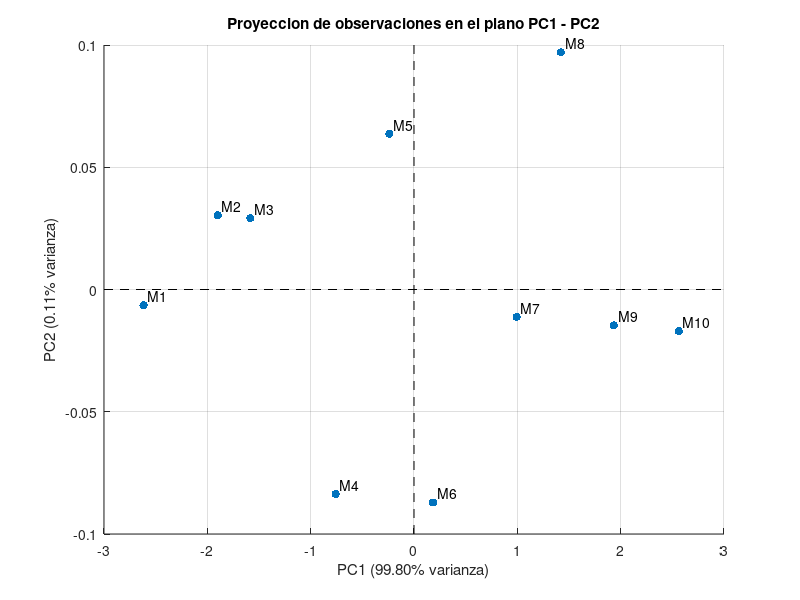

Recreate this plot in MATLAB.
% 1. Definir la matriz X (10x3)
X = [48, 5.1, 2.1;
     50, 5.3, 2.4;
     51, 5.4, 2.5;
     53, 5.7, 2.8;
     55, 5.8, 3.0;
     56, 6.0, 3.1;
     58, 6.2, 3.5;
     60, 6.3, 3.6;
     61, 6.5, 3.8;
     63, 6.7, 4.0];

N = size(X, 1); % Se obtiene la cantidad de muestras en la matriz de datos (debe haber 10)
% Media y desviación estándar, por defecto normaliza con N-1 para aplicar la corrección de Bessel
medias = mean(X); % Saca la media para cada variable de la matriz
desv_est = std(X); % Saca la desvición estandar de cada variable

% Se obtiene la matriz de estandarización Z
Z = (X - medias) ./ desv_est;
disp("Media para T, I y V:"), disp(medias);
disp("Desviación estandar para T, I y V:"), disp(desv_est);
disp("Matriz Z:"), disp(Z);

% Se saca la matriz de covarianza usando la ecuacion (Z^T * Z) / (N-1)
S = (Z' * Z) / (N - 1);
disp("Matriz de covarianza S:"), disp(S);

% Se calculan los autovectores y los autovalores usando
[EV, ED] = eig(S);


% Se extrae la diagonal de ED como vector y ordenar de forma descendente
[autovalores, idx] = sort(diag(ED), 'descend');

% Se reordenan las columnas de la matriz de autovectores EV
autovectores = EV(:, idx);
disp("Autovalores:"), disp(autovalores')
disp("Autovectores (columnas PC1, PC2, PC3):"), disp(autovectores)

% Verificación: Suma de autovalores vs Traza de S
disp(["Suma de autovalores: ", num2str(sum(autovalores))]);
disp(["Traza de S: ", num2str(trace(S))]);

% Ahora se calcula la varianza explicada individual y acumulada
var_explicada = (autovalores / sum(autovalores)) * 100;
var_acumulada = cumsum(var_explicada);

disp("Varianza explicada (%):"), disp(var_explicada');
disp("Varianza acumulada (%):"), disp(var_acumulada');


% Se seleccionan los primeros 2 autovectores (3x2) mayores
W = autovectores(:, 1:2);

% Se realiza la proyección: los datos de Z(10x3) * W(3x2) -> Proyeccion(10x2)
proyeccion = Z * W;

% Graficar e identificar cada muestra
figure;
scatter(proyeccion(:, 1), proyeccion(:, 2), 'filled');
hold on;

for i = 1:N
    text(proyeccion(i, 1) + 0.04, proyeccion(i, 2) + 0.004, sprintf('M%d', i), 'FontSize', 10);
end

line(xlim, [0 0], 'Color', 'k', 'LineStyle', '--');
line([0 0], ylim, 'Color', 'k', 'LineStyle', '--');
xlabel(sprintf('PC1 (%.2f%% varianza)', var_explicada(1)));
ylabel(sprintf('PC2 (%.2f%% varianza)', var_explicada(2)));
title('Proyeccion de observaciones en el plano PC1 - PC2');
grid on;
hold off;
